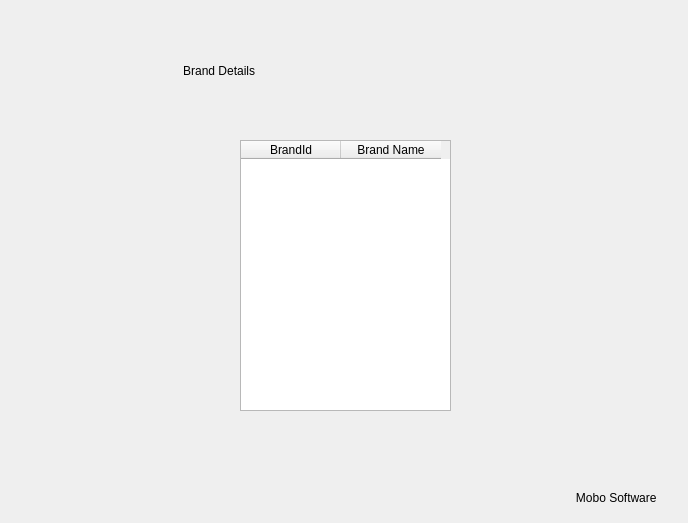
<?xml version="1.0" encoding="UTF-8"?>
<ui version="4.0">
 <class>Branddetails</class>
 <widget class="QFrame" name="Branddetails">
  <property name="geometry">
   <rect>
    <x>0</x>
    <y>0</y>
    <width>688</width>
    <height>523</height>
   </rect>
  </property>
  <property name="windowTitle">
   <string>Frame</string>
  </property>
  <property name="styleSheet">
   <string notr="true">QWidget#Branddetails{background-color: rgb(137, 101, 255);}
font: 12pt &quot;Kristen ITC&quot;;
</string>
  </property>
  <widget class="QTableWidget" name="tbl">
   <property name="geometry">
    <rect>
     <x>240</x>
     <y>140</y>
     <width>211</width>
     <height>271</height>
    </rect>
   </property>
   <property name="showGrid">
    <bool>true</bool>
   </property>
   <column>
    <property name="text">
     <string>BrandId</string>
    </property>
   </column>
   <column>
    <property name="text">
     <string>Brand Name</string>
    </property>
   </column>
  </widget>
  <widget class="QLabel" name="label">
   <property name="geometry">
    <rect>
     <x>30</x>
     <y>30</y>
     <width>421</width>
     <height>81</height>
    </rect>
   </property>
   <property name="styleSheet">
    <string notr="true">font: 14pt &quot;MS Shell Dlg 2&quot;;</string>
   </property>
   <property name="text">
    <string>                                              Brand Details</string>
   </property>
  </widget>
  <widget class="QLabel" name="label_2">
   <property name="geometry">
    <rect>
     <x>526</x>
     <y>482</y>
     <width>151</width>
     <height>31</height>
    </rect>
   </property>
   <property name="styleSheet">
    <string notr="true">font: 10pt &quot;MS Shell Dlg 2&quot;;</string>
   </property>
   <property name="text">
    <string>               Mobo Software</string>
   </property>
  </widget>
 </widget>
 <resources/>
 <connections/>
</ui>
